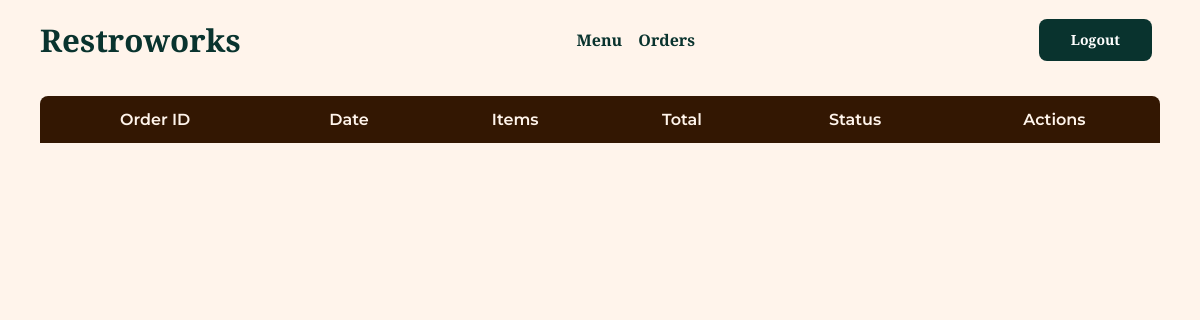
Page /orders/view/all (signed in) on the earlier database version.
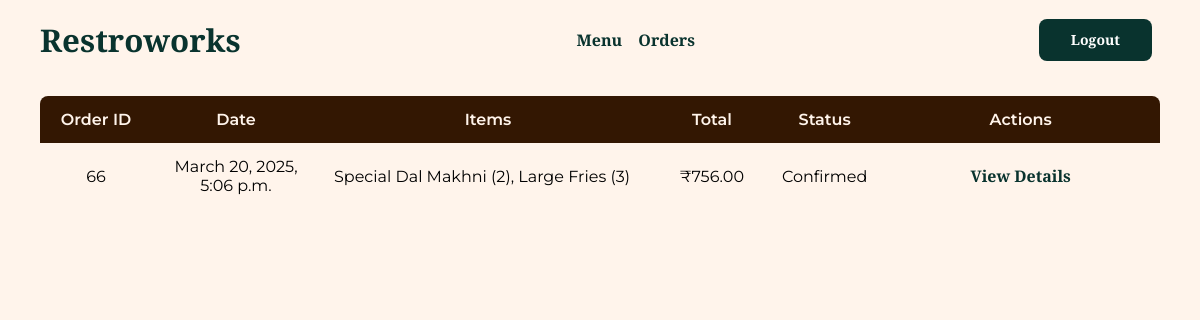
Same page on the later database version.
### orders/models.py (models this page shows, shortened)
class Order(models.Model):
    customer = models.ForeignKey(
        Customer, on_delete=models.CASCADE, related_name="orders"
    )
    status = models.IntegerField(choices=STATUS_CHOICES, default=1)
    total_price = models.DecimalField(max_digits=10, decimal_places=2, default=0.00)
    created_at = models.DateTimeField(auto_now_add=True)
    updated_at = models.DateTimeField(auto_now=True)

class OrderItem(models.Model):
    order = models.ForeignKey(Order, on_delete=models.CASCADE, related_name="items")
    menu_item = models.ForeignKey(MenuItem, on_delete=models.CASCADE)
    quantity = models.IntegerField()
    price = models.DecimalField(max_digits=10, decimal_places=2, default=0.00)

### menu/models.py (models this page shows)
class MenuItem(models.Model):
    name = models.CharField(max_length=100)
    description = models.TextField(max_length=500)
    image = models.ImageField(
        upload_to="menu/menu_items/",
        validators=[validate_image],
        help_text="Please upload an image with equal height and width.",
        null=True,
        blank=True,
        default="menu/default.png",
    )
    rating = models.FloatField(default=0.0, blank=True)
    price = models.DecimalField(max_digits=10, decimal_places=2)
    created_at = models.DateTimeField(auto_now_add=True)
    updated_at = models.DateTimeField(auto_now=True)  # to track item changes
    def __str__(self):
        return f"{self.name}"

### orders/views.py (the view)
# urls.py: path("view/all", login_required(views.OrderListView.as_view()), name="list_orders"),
class OrderListView(ListView):
    template_name = "order_list.html"
    model = Order
    context_object_name = "orders"
    def get_queryset(self):
        return (
            Order.objects.filter(customer__user=self.request.user).order_by(
                "-created_at"
            )
            if not self.request.user.is_staff
            else Order.objects.all().order_by("-created_at")
        )
    def get_context_data(self, **kwargs):
        return super().get_context_data(**kwargs)

### orders/templates/order_list.html (shortened to what this page needs)
{% extends "base.html" %}
{% block content %}
<div class="table-holder">
    <table class="query-table">
        <thead>
            <tr>
                <th>Order ID</th>
                <th>Date</th>
                <th>Items</th>
                <th>Total</th>
                <th>Status</th>
                <th>Actions</th>
            </tr>
        </thead>
        <tbody>
            {% for order in orders %}
            <tr>
                <td class="order-id">{{ order.id }}</td>
                <td class="order-date">{{ order.created_at }}</td>
                <td class="order-items">
                    <div class="item-overview">
                        {% for item in order.items.all %}
                        {{ item.menu_item }} ({{ item.quantity }}){% if not forloop.last %}, {% endif %}
                        {% endfor %}
                    </div>
                </td>
                <td class="order-total">₹{{ order.total_price }}</td>
                <td class="order-status">{{ order.get_status_display }}</td>
                <td class="order-actions">
                    <a href="/orders/view/{{ order.id }}" class="order-actions">View Details</a>
                </td>
            </tr>
            {% endfor %}
        </tbody>
    </table>
</div>
{% endblock content %}

### templates/base.html (shortened to what this page needs)
{% load static %}
<!DOCTYPE html>
<html lang="en">
  <head>
    <link rel="stylesheet" href="{% static 'css/styles.css' %}" />
  </head>
  <body>
    {% include "components/navbar.html" with title="Restroworks" logo="assets/restaurant.svg" %}
    {% block precontent %}
    <div class="spacer"></div>
    {% endblock precontent %}
    <main class="main-content container">
      {% block content %}
      {% endblock content %}
    </main>
    <div class="spacer"></div>
  </body>
</html>

### templates/components/navbar.html (shortened to what this page needs)
{% load static %}
<header class="header">
  <div class="header-content container">
    <div class="navbar-logo">
      <a href="/">
        <h3 class="navbar-title">{{ title }}</h3>
      </a>
    </div>
    <div class="navbar-links">
      <a href="/menu/view/all">Menu</a>
      <a href="/orders/view/all">Orders</a>
    </div>
    <div class="buttons">
      {% if not user.is_authenticated %}
      <a href="/accounts/login/">
        {% include "components/button.html" with button_type="submit" button_style="btn-primary" button_text="Login" button_colour="1" %}
      </a>
      {% elif  user.is_authenticated %}
        <a href="/accounts/logout">
          {% include "components/button.html" with button_type="submit" button_style="btn-primary" button_text="Logout" button_colour="1" %}
        </a>
      {% endif %}
    </div>
  </div>
</header>

### templates/components/button.html
<button type="{{ button_type }}"class="{{ button_style }} clr-{{ button_colour }}">{{ button_text }}</button>

### static/css/styles.css (style rules this page uses)
* { margin: 0; padding: 0; box-sizing: border-box; }
:root { --text: #09332e; --background: #fff4eb; --primary: #09332e; --secondary: #331702; --accent: #167a6d; --secondary-accent: #7d3804; }
body { font-family: "Montserrat"; font-weight: 400; background-color: var(--background); }
h1, h2, h3, h4, h5 { font-family: "Libre Baskerville"; font-weight: 700; }
html { font-size: 100%; }
h3 { font-size: 1.954rem; }
.container { max-width: 1120px; margin-inline: auto; }
.header { position: fixed; width: 100%; height: 5rem; display: flex; align-items: center; justify-content: center; background-color: var(--background); }
.header-content { width: 100%; display: flex; align-items: center; justify-content: space-between; }
.navbar-logo { display: flex; align-items: center; gap: 0.5rem; }
.navbar-title { color: var(--primary); }
.navbar-links { display: flex; align-items: center; gap: 1rem; }
a:link, a:visited { text-decoration: none; color: var(--primary); font-family: "Libre Baskerville"; font-weight: 700; font-size: 1rem; }
.spacer { width: 100%; height: 6rem; }
.main-content { width: 100%; display: flex; align-items: center; justify-content: center; margin-bottom: 16px; flex-direction: column; }
.table-holder { width: 100%; }
.query-table { min-width: 100%; border-collapse: collapse; }
.query-table th:first-child { border-radius: 8px 0 0 0; }
.query-table th:last-child { border-radius: 0 8px 0 0; }
.query-table th { background-color: var(--secondary); padding: 14px; color: var(--background); font-weight: 600; }
.query-table tr:last-child td:first-child { border-radius: 0 0 0 8px; }
.query-table tr:last-child td:last-child { border-radius: 0 0 8px 0; }
.query-table td { text-align: center; padding: 14px; }
td.order-items { text-align: left; width: 30%; }
.order-id { width: 10%; }
.order-date { width: 15%; }
.order-status, .order-total { width: 10%; }
.btn-primary, .btn-secondary { color: white; background-color: var(--primary); font-weight: 900; font-family: "Libre Baskerville"; border-radius: 0.5rem; font-size: 0.875rem; line-height: 2rem; padding-left: 2rem; padding-right: 2rem; padding-top: 0.3rem; padding-bottom: 0.3rem; cursor: pointer; text-align: center; align-items: center; border: none; }
.buttons { display: flex; align-items: center; justify-content: center; margin: 8px; gap: 1rem; }

Differences in the rows shown:
added Order: id "66", created_at "March 20, 2025, 5:06 p.m.", total_price "756.00", status "Confirmed"
added OrderItem: menu_item "Special Dal Makhni", quantity "2"
added OrderItem: menu_item "Large Fries", quantity "3"
